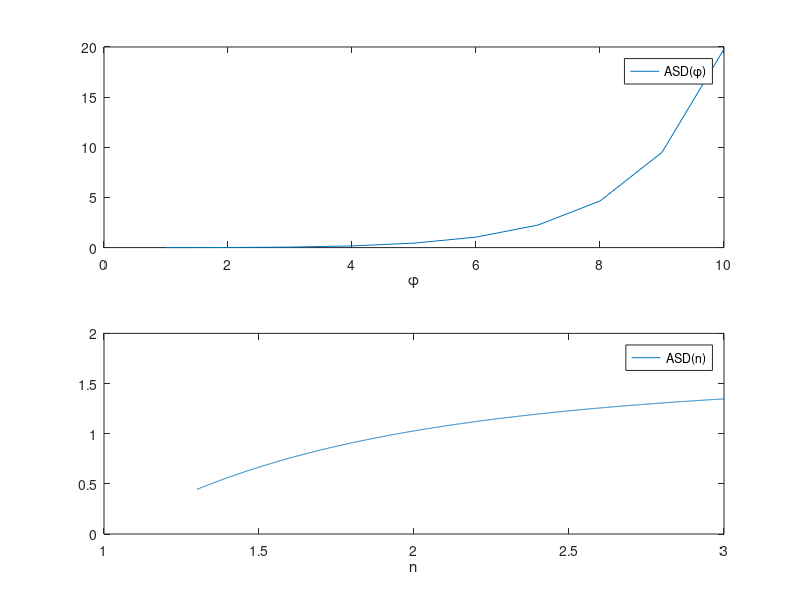

Recreate this plot in MATLAB.
% A8ASTISMS
% Astigmatism of a thin lens.

% We have for the horizontal and vertical direction each an imaging equation which
% looks like the imaging equation for the thin lens, but the expressions depend on angles.

% We have for horizontal -1/xo +1/xih = (cos?)(cos?'/cos? - 1)(1/r1-1/r2)
% and for vertical -1/xo +1/xiv = (1/cos?)(cos?'/cos? - 1)(1/r1-1/r2)

% using the law of refraction we can replace ?' by ? and make a plot of the difference
% xih-xiv as function of ?.
function A8ASTISMS;
% 1. Graph of ASD for fixed n and dependence on ?
Phi = (1:1:10);
xoo = -400;
r1 = 10;
r2 = -12;
n = 1.3;
c = sqrt(1-(((sin(2*pi*(Phi/360))).^2)/(n^2)));
xih = 1./(((cos(2*pi*(Phi/360))).*((c./(cos(2*pi*(Phi/360))))-1)*(1/r1-1/r2))+1/xoo);
xiv = 1./(((1./cos(2*pi*(Phi/360))).*((c./(cos(2*pi*(Phi/360))))-1)*(1/r1-1/r2))+1/xoo);

ASD = xih - xiv;

figure(1);
subplot(2,1,1);
plot(Phi,ASD);
axis([0 10 0 20]);
xlabel('\phi');
legend('ASD(\phi)');

% 2. Graph of ASD for fixed ? and dependence on n

Phi = 5;
xoo = -400;
r1 = 10;
r2 = -12
n=(1.3:0.001:3);
c = sqrt(1-(((sin(2*pi*(Phi/360)))^2)./(n.^2)));

xih = 1./(((cos(2*pi*(Phi/360)))*((c./(cos(2*pi*(Phi/360))))-1)*(1/r1-1/r2))+1/xoo);
xiv = 1./(((1/cos(2*pi*(Phi/360)))*((c./(cos(2*pi*(Phi/360))))-1)*(1/r1-1/r2))+1/xoo);
ASD = xih - xiv;

subplot(2,1,2);
plot(n,ASD);
axis([1 3 0 2]);
xlabel('n');
legend('ASD(n)');
